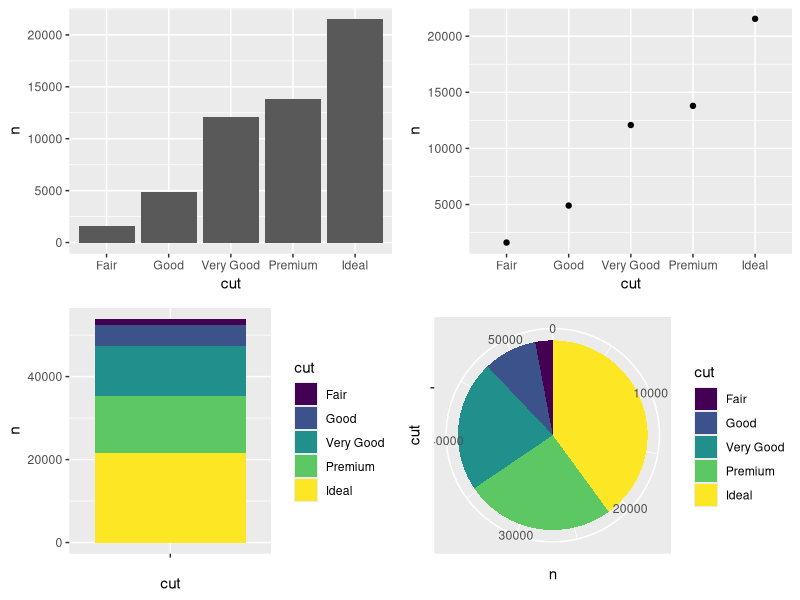
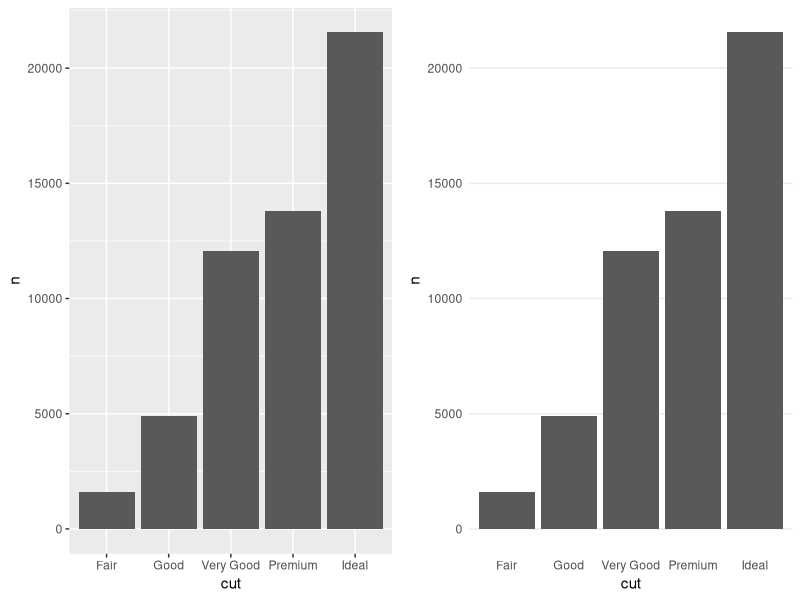
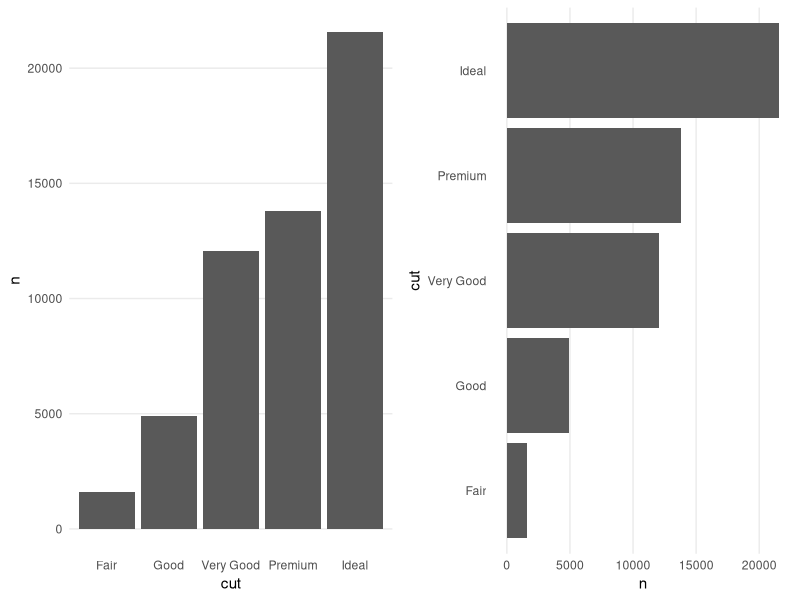
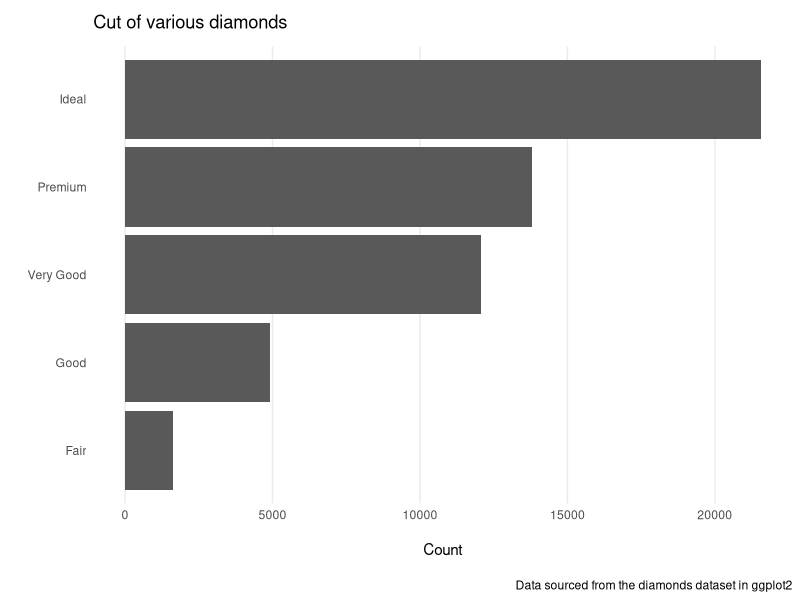
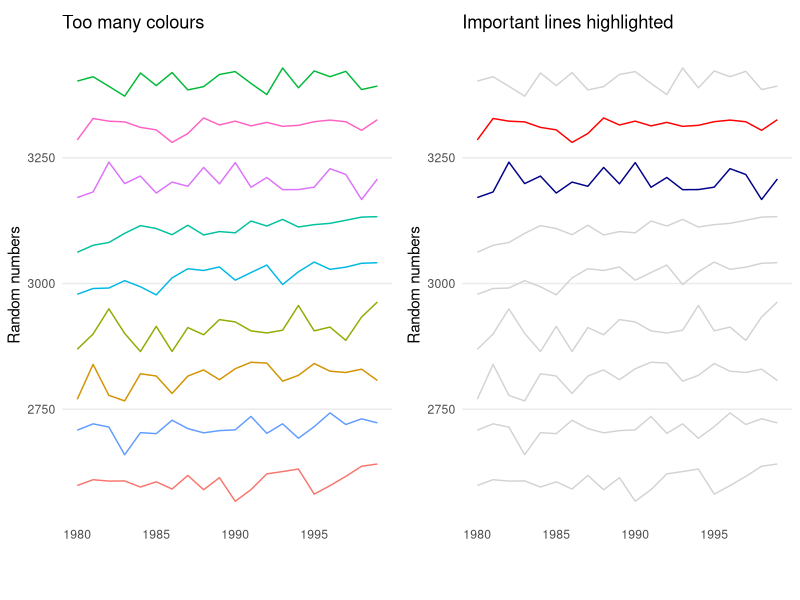
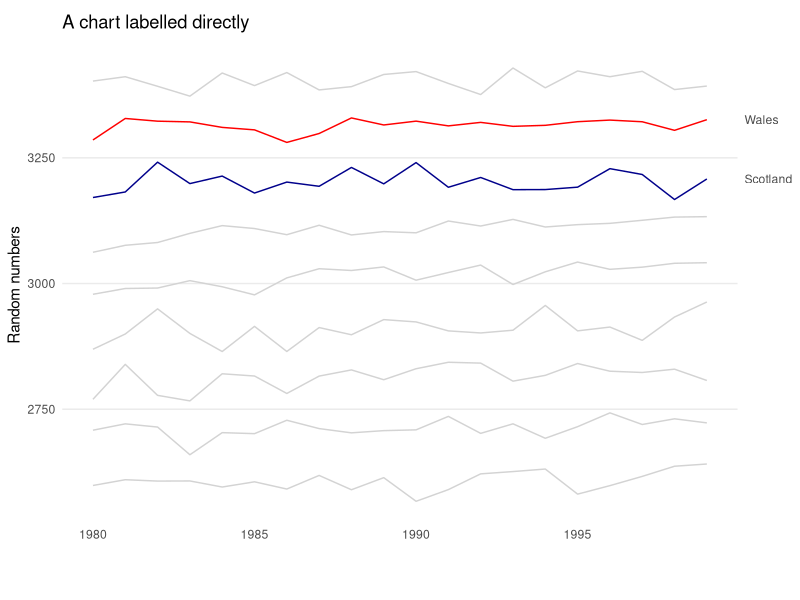
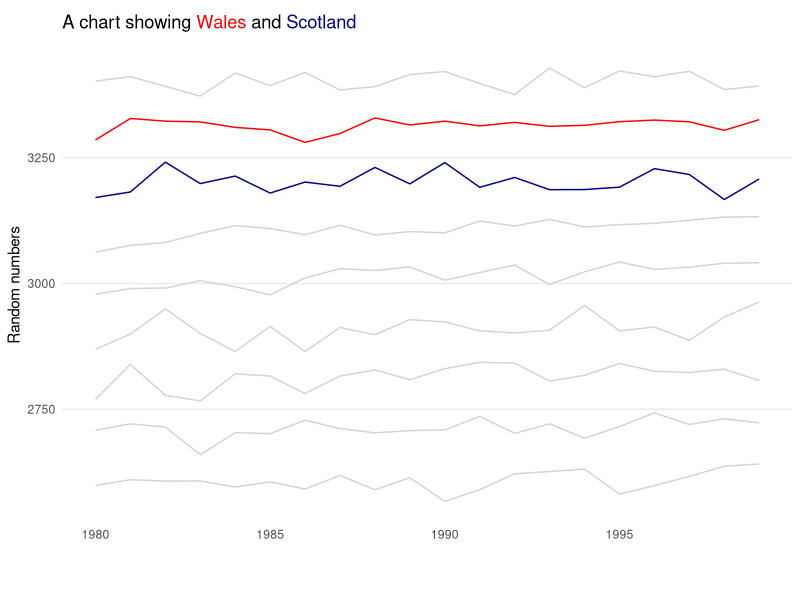
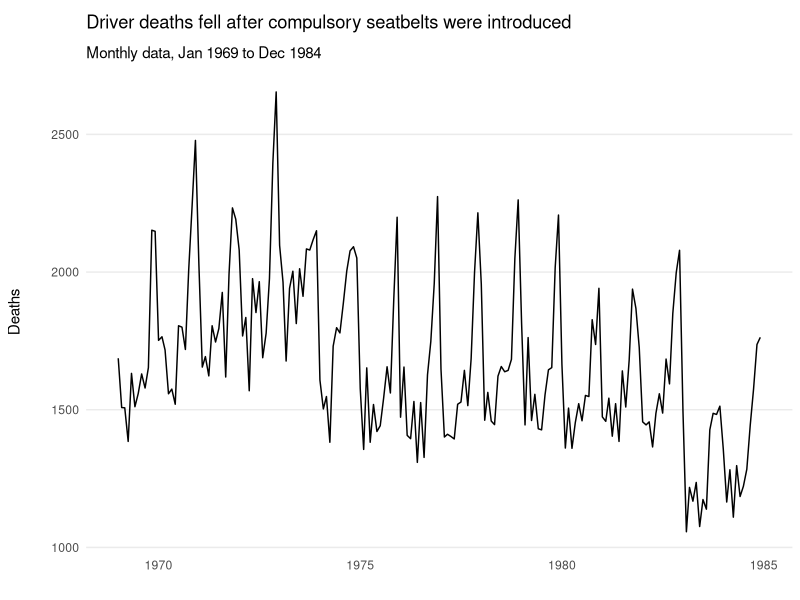

Recreate these plots in R, in order.
## ---- chunk 1
#| results = FALSE, warning = FALSE, message = FALSE
library(ggplot2)
library(dplyr)
library(gridExtra)
library(readr)
library(tidyr)
library(lubridate)
library(ggtext)
library(glue)
## ---- chunk 2
chart_data <- diamonds |> count(cut) |> mutate(row_num = 1:n())
  
p <- ggplot(chart_data, aes(cut, n))

p_point <- p + geom_point()
p_bar <- p + geom_bar(stat = "identity")
p_stack <- p + geom_bar(aes(x = "", fill = cut), stat = "identity")
p_pie <- p_stack + coord_polar("y")

grid.arrange(p_bar, p_point, p_stack, p_pie)
## ---- chunk 3
p_bar_minimal <- p_bar + 
  theme_minimal() +
  theme(panel.grid.major.x = element_blank(),
        panel.grid.minor = element_blank())

grid.arrange(p_bar, p_bar_minimal, nrow = 1)
## ---- chunk 4
p_bar_rotate <- p_bar_minimal + 
  coord_flip() +
  # Need to change the gridlines from before since we rotated
  theme(panel.grid.major.y = element_blank(),
        panel.grid.major.x = element_line())

grid.arrange(p_bar_minimal, p_bar_rotate, nrow = 1)
## ---- chunk 5
p_bar_titled <- p_bar_rotate +
  
  # Note x and y flipped so the following seems back to front
  
  labs(title = "Cut of various diamonds", 
       x = "", 
       y = "Count", 
       caption = "Data sourced from the diamonds dataset in ggplot2") +
  theme(plot.title = element_text(margin = margin(t = 5, b = 10)),
        axis.title.x = element_text(margin = margin(t = 15, b = 10)))
  
p_bar_titled
## ---- chunk 6
# Create some dummy data with a trend

make_fake_trend <- function (beta1) {
  
  x <- 1980:1999
  y <- 25 + beta1 * x + rnorm(length(x), sd = 20)
  
}

countries <- c("Greece", "Wales", "Scotland", "Iceland", "Ireland", "France", "England", 
               "Latvia", "Denmark")

fake <- tibble(year = 1980:1999)
beta1 <- 1.7 # Initialise

for (country in countries) {
  
  fake[,country] <- make_fake_trend(beta1)
  beta1 <- beta1 - 0.05
  
}

print(fake)

highlight_countries <- c("Scotland", "Wales")

fake <- pivot_longer(fake, cols = -year, names_to = "country") |> 
  mutate(country_other = if_else(country %in% highlight_countries, country, "Other"))


chart_colours <- rep("#D3D3D3", length(countries))
names(chart_colours) <- countries

chart_colours["Scotland"] <- "darkblue"
chart_colours["Wales"] <- "red"
names(chart_colours)[!(names(chart_colours) %in% highlight_countries)] <- "Other"

# Too many colours plot

pmess <- fake |> 
  ggplot(aes(x = year, y = value, colour = country, group = country)) +
  geom_line() +
  labs(title = "Too many colours",
       x = "",
       y = "Random numbers") +
  theme_minimal() +
    theme(plot.title = element_text(margin = margin(t = 5, b = 10)),
          axis.title.x = element_text(margin = margin(t = 15, b = 10)),
          panel.grid.major.x = element_blank(),
          panel.grid.minor = element_blank(),
          legend.position = "none") 

# A better plot

pnice <- fake |> 
  ggplot(aes(x = year, y = value, colour = country_other, group = country)) +
  geom_line() +
  labs(title = "Important lines highlighted",
       x = "",
       y = "Random numbers") +
  theme_minimal() +
    theme(plot.title = element_text(margin = margin(t = 5, b = 10)),
          axis.title.x = element_text(margin = margin(t = 15, b = 10)),
          panel.grid.major.x = element_blank(),
          panel.grid.minor = element_blank(),
          legend.position = "none") +
  scale_colour_manual(values = chart_colours)

grid.arrange(pmess, pnice, nrow = 1)



## ---- chunk 7
# Label directly
latest_points <- fake |> 
  filter(country_other != "Other") |> 
  arrange(desc(year)) |> 
  slice(1:2)

pnice +
  scale_y_continuous(
    sec.axis = dup_axis(
      breaks = latest_points$value,
      labels = latest_points$country,
      name = NULL
    )
  ) +
  labs(title = "A chart labelled directly")

# Colouring the title

# Use html to set the colours
title_html <- glue(
  "A chart showing <span style='color:{chart_colours['Wales']};'>Wales</span> 
  and <span style='color:{chart_colours['Scotland']};'>Scotland</span>"
  )

pnice +
  labs(title = title_html) +
  theme(plot.title = element_markdown())
## ---- chunk 8
# Format the data
uk_driver_deaths <- tibble(year = rep(1969:1984, each = 12),
                           month = rep(1:12, length(1969:1984)),
                           date = paste0(year, "-", month, "-01"),
                           deaths = as.vector(UKDriverDeaths)) |> 
  mutate(date = ymd(date)) # date class great for ggplot plots

# Plot
p_drivers <- ggplot(uk_driver_deaths, aes(x = date, y = deaths)) +
  geom_line() +
  labs(title = "Driver deaths fell after compulsory seatbelts were introduced",
       subtitle = "Monthly data, Jan 1969 to Dec 1984",
       x = "",
       y = "Deaths") +
  theme_minimal() +
    theme(plot.title = element_text(margin = margin(t = 5, b = 10)),
          axis.title.y = element_text(margin = margin(r = 20)),
          panel.grid.major.x = element_blank(),
          panel.grid.minor = element_blank(),
          legend.position = "none") 

p_drivers
## ---- chunk 9
p_drivers_annotated <- p_drivers +
  geom_vline(xintercept = as.Date("1983-01-31"), colour = "gray") +
  annotate("text", 
           x = as.Date("1981-01-30"), 
           y = 2380, 
           label = "Compulsory seatbelts \n introduced 31 Jan 1983",
           size = 3)

p_drivers_annotated
## ---- chunk 10

tshirt_sales <- tibble(size = c("xs", "s", "m", "l", "xl"),
                       quantity = c(101, 345, 370, 359, 243))

# Default order
p_tshirt_no_order <- ggplot(tshirt_sales, aes(x = size, y = quantity)) +
  geom_bar(stat = "identity") +
  labs(title = "Default order - alphabetical")

tshirt_sales <- mutate(tshirt_sales, 
                        size = factor(size, levels = size))

# Proper order
p_tshirt_order <- ggplot(tshirt_sales, aes(x = size, y = quantity)) +
  geom_bar(stat = "identity") +
  labs(title = "Ordered correctly - factor")

grid.arrange(p_tshirt_no_order, p_tshirt_order)

# Default order
fake |> 
  filter(year == 1999) |> 
  ggplot(aes(x = country, y = value)) +
  geom_bar(stat = "identity")

# Order low to high
fake |> 
  filter(year == 1999) |> 
  arrange(value) |> 
  mutate(country = factor(country, levels = country)) |> 
  ggplot(aes(x = country, y = value)) +
  geom_bar(stat = "identity")
## ---- chunk 11
# Original plot
p_drivers_annotated 

# Align titles to the plot not panel for a better finish
p_drivers_annotated + theme(plot.title.position = "plot")
